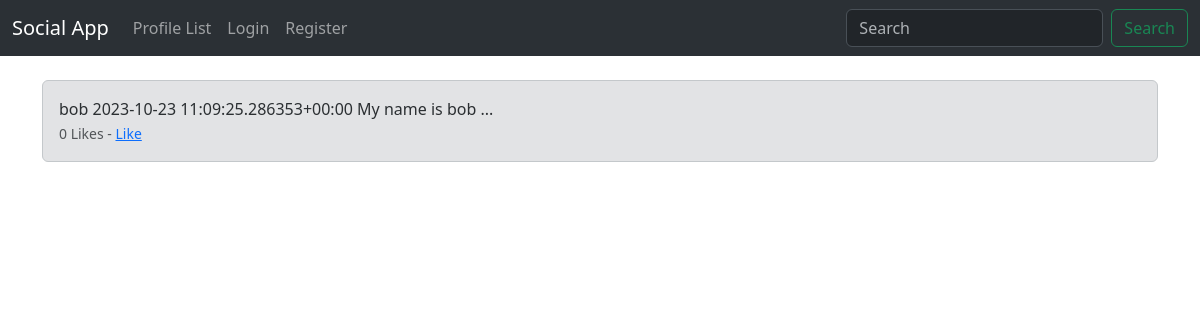
The page /share/2 on the database its author committed.
### app/models.py (models this page shows)
class Meep(models.Model):
    user = models.ForeignKey(User, related_name="meeps", on_delete=models.DO_NOTHING)
    body = models.CharField(max_length=200)
    created_at = models.DateTimeField(auto_now_add=True)
    likes = models.ManyToManyField(User, related_name="meep_like", blank=True)
    def number_of_likes(self):
        return self.likes.count()
    def __str__(self):
        return (
            f"{self.user} {self.created_at} {self.body}"
        )

### app/views.py (the view)
# urls.py: path('share/<int:pk>', views.share, name='share'),
def share(request, pk):
    meep = get_object_or_404(Meep, id=pk)
    if meep:
        return render(request, 'share.html', {'meep': meep})
    else:
        messages.success(request, "Does not exist")
        return redirect('home')

### app/templates/share.html (shortened to what this page needs)
{% extends "base.html" %}
{% block content %}
    <div class="alert alert-secondary" role="alert">
        {{ meep }}
        {% if user in meep.likes.all %}
        <div><small class="text-muted">{{ meep.number_of_likes }} Likes - <a href="{% url "meep_like" meep.id %}">Unike</a></small></div>
        {% else %}
        <div><small class="text-muted">{{ meep.number_of_likes }} Likes - <a href="{% url "meep_like" meep.id %}">Like</a></small></div>
        {% endif %}
    </div>
{% endblock content %}

### rows shown on the page
Meep: user+created_at+body "bob 2023-10-23 11:09:25.286353+00:00 My name is bob ...", number_of_likes "0"
